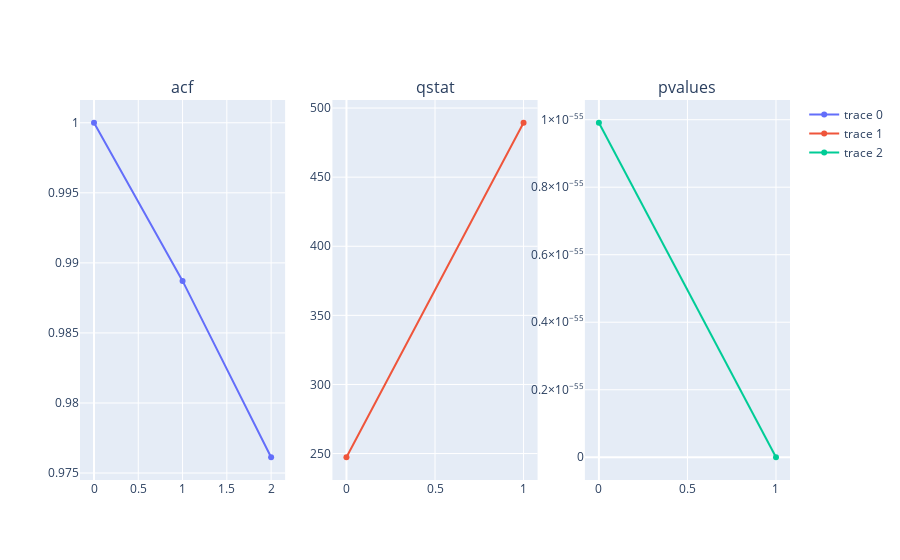

The code cell stored with this chart in its notebook:
### Code cell
# for function
sma={}
for k in [7, 21, 60]:
    sma[k]=ts.rolling(k).mean()


plt.figure(figsize=(20, 10))
#plt.plot(tst, color = "r")
plt.plot(ts_rest.index, ts_ifft, color='b')
plt.plot(ts['Close'].index, ts['Close'], color='k', lw=1,  alpha=0.5)
sma[7]['Close'].plot(color='xkcd:cyan',alpha=0.7)
sma[21]['Close'].plot(color='xkcd:aqua', alpha=0.7)
sma[60]['Close'].plot(color='xkcd:azure',alpha=0.7)
plt.show()

from scipy import stats
df_all['Close'].plot(kind = "kde")
sm.qqplot(df_all['Close'], line='q')
plt.show()

x = np.asarray(df_all['Close'])
plot_acf(x, lags=21)
plot_pacf(x, lags=21)

lag = 2
from statsmodels.api import stats
print(stats.acorr_ljungbox(x, lags=lag, return_df=True))
res_acf = stattools.acf(x, fft=True, qstat=True, nlags=lag)
fig = make_subplots(rows=1, cols=3,
                    subplot_titles=("acf", "qstat", "pvalues"))
fig.add_trace(
    go.Scatter(x=[i for i in range(len(res_acf[0]))],y=res_acf[0]),
    row=1, col=1
)
fig.add_trace(
    go.Scatter(x=[i for i in range(len(res_acf[1]))], y=res_acf[1]),
    row=1, col=2
)
fig.add_trace(
    go.Scatter(x=[i for i in range(len(res_acf[2]))],y=res_acf[2]),
    row=1, col=3
)

### Figure 1 — Plotly figure (JSON) as saved in the notebook; plotly's stock layout.template omitted (floating-point values rounded to 4 significant figures)
{"data": [{"type": "scatter", "x": [0, 1, 2], "xaxis": "x", "y": [1, 0.9887, 0.9761], "yaxis": "y"}, {"type": "scatter", "x": [0, 1], "xaxis": "x2", "y": [247.3, 489.4], "yaxis": "y2"}, {"type": "scatter", "x": [0, 1], "xaxis": "x3", "y": [9.91e-56, 5.401e-107], "yaxis": "y3"}], "layout": {"annotations": [{"font": {"size": 16}, "showarrow": false, "text": "acf", "x": 0.1444, "xanchor": "center", "xref": "paper", "y": 1, "yanchor": "bottom", "yref": "paper"}, {"font": {"size": 16}, "showarrow": false, "text": "qstat", "x": 0.5, "xanchor": "center", "xref": "paper", "y": 1, "yanchor": "bottom", "yref": "paper"}, {"font": {"size": 16}, "showarrow": false, "text": "pvalues", "x": 0.8556, "xanchor": "center", "xref": "paper", "y": 1, "yanchor": "bottom", "yref": "paper"}], "autosize": true, "xaxis": {"anchor": "y", "autorange": true, "domain": [0, 0.2889], "range": [-0.1415, 2.142], "type": "linear"}, "xaxis2": {"anchor": "y2", "autorange": true, "domain": [0.3556, 0.6444], "range": [-0.07076, 1.071], "type": "linear"}, "xaxis3": {"anchor": "y3", "autorange": true, "domain": [0.7111, 1], "range": [-0.07076, 1.071], "type": "linear"}, "yaxis": {"anchor": "x", "autorange": true, "domain": [0, 1], "range": [0.9742, 1.002], "type": "linear"}, "yaxis2": {"anchor": "x2", "autorange": true, "domain": [0, 1], "range": [227.4, 509.4], "type": "linear"}, "yaxis3": {"anchor": "x3", "autorange": true, "domain": [0, 1], "range": [-8.178e-57, 1.073e-55], "type": "linear"}}}
